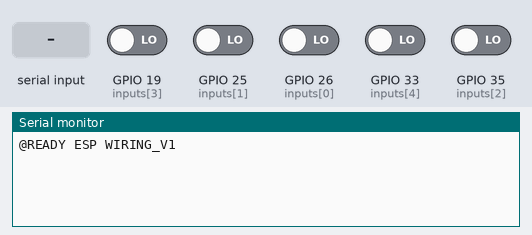
Recording of a sketch running on a simulated ESP32. Shown: the last lines printed to the serial monitor. Inputs (shaded band) come from the test bench; at power-on: GPIO 19 (inputs[3]), GPIO 25 (inputs[1]), GPIO 26 (inputs[0]), GPIO 33 (inputs[4]), GPIO 35 (inputs[2]) LOW.

Above: at 1.2 s.
1.3 s: "READ\n" received over Serial
At 1.9 s:
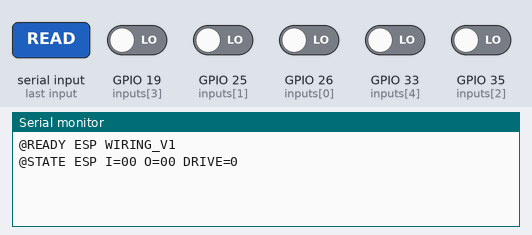
2.8 s: "SAFE\n" received over Serial
At 3.1 s:
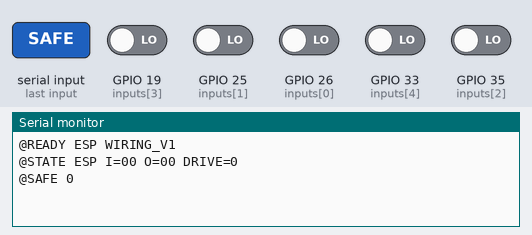
4.3 s: "90,45\n" received over Serial
At 5.4 s:
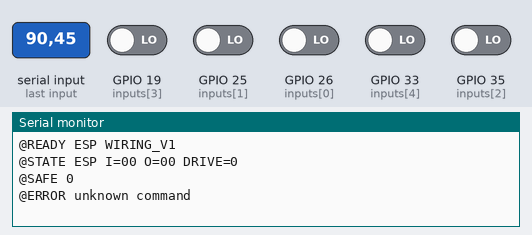

Measured:
- after the input at 1.3 s, the serial monitor: prints a new line at once (image 1)
- after the input at 2.8 s, the serial monitor: prints a new line at once (image 2)
- after the input at 4.3 s, the serial monitor: prints a new line at once (image 3)

The sketch:

esp32.ino
```cpp
/* GPIO-level wiring diagnostic; Bluetooth and I2S are intentionally inactive. */
#include <Arduino.h>
#include <stdio.h>

static const uint8_t outputs[] = {18, 23, 27, 22};
static const uint8_t inputs[] = {26, 25, 35, 19, 33};
static unsigned output_mask;
static bool driving;

static void safe_pins() {
  for (auto pin : outputs) pinMode(pin, INPUT_PULLDOWN);
  // GPIO35 has no internal pull resistor. The verifier tests both logic levels.
  for (auto pin : inputs) pinMode(pin, pin == 35 ? INPUT : INPUT_PULLDOWN);
  output_mask = 0;
  driving = false;
}

static void command(const char *line) {
  if (!strcmp(line, "READ")) {
    unsigned mask = 0;
    for (unsigned i = 0; i < sizeof(inputs); ++i)
      if (digitalRead(inputs[i])) mask |= 1U << i;
    Serial.printf("@STATE ESP I=%02x O=%02x DRIVE=%u\n", mask, output_mask, driving);
  } else if (!strcmp(line, "SAFE")) {
    safe_pins(); Serial.println("@SAFE 0");
  } else {
    unsigned mask;
    char extra;
    if (sscanf(line, "OUT %x %c", &mask, &extra) == 1 && mask <= 15) {
      for (unsigned i = 0; i < sizeof(outputs); ++i) {
        digitalWrite(outputs[i], !!(mask & (1U << i)));
        pinMode(outputs[i], OUTPUT);
      }
      output_mask = mask; driving = true; Serial.println("@OUT 0");
    } else Serial.println("@ERROR unknown command");
  }
}

void setup() {
  safe_pins();
  Serial.begin(115200);
  Serial.println("@READY ESP WIRING_V1");
}

void loop() {
  static char line[64];
  static unsigned used = 0;
  static bool overflow = false;
  while (Serial.available()) {
    char c = Serial.read();
    if (c == '\n') {
      if (!overflow) { line[used] = 0; command(line); }
      else Serial.println("@ERROR line too long");
      used = 0; overflow = false;
    } else if (c != '\r') {
      if (used < sizeof(line) - 1) line[used++] = c;
      else overflow = true;
    }
  }
  delay(1);
}
```
